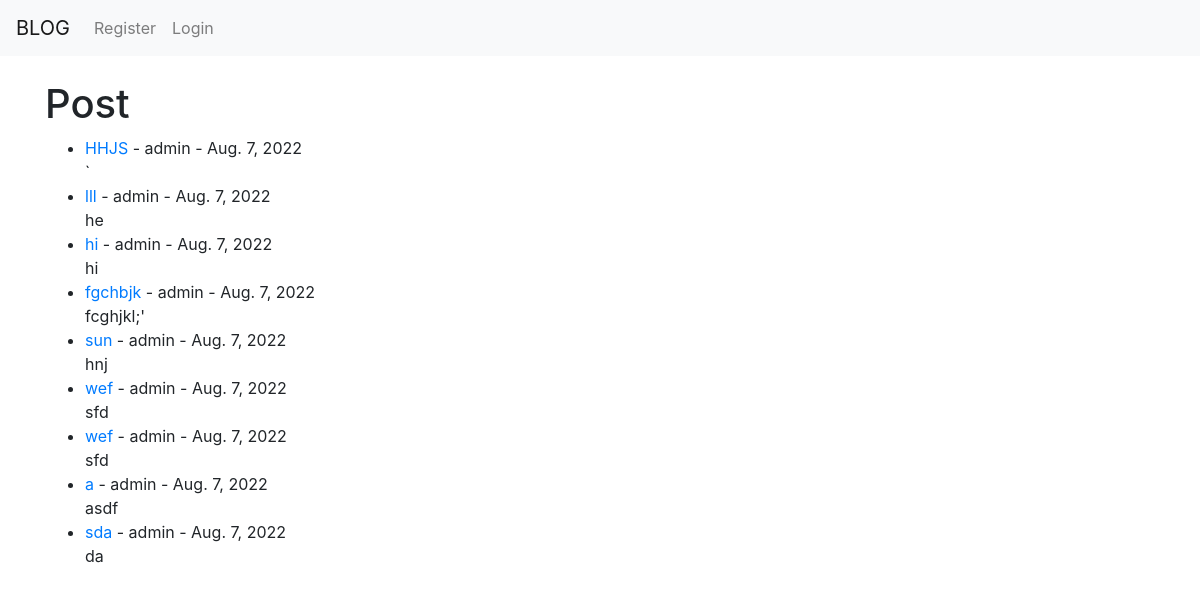
The app's page /, older data.
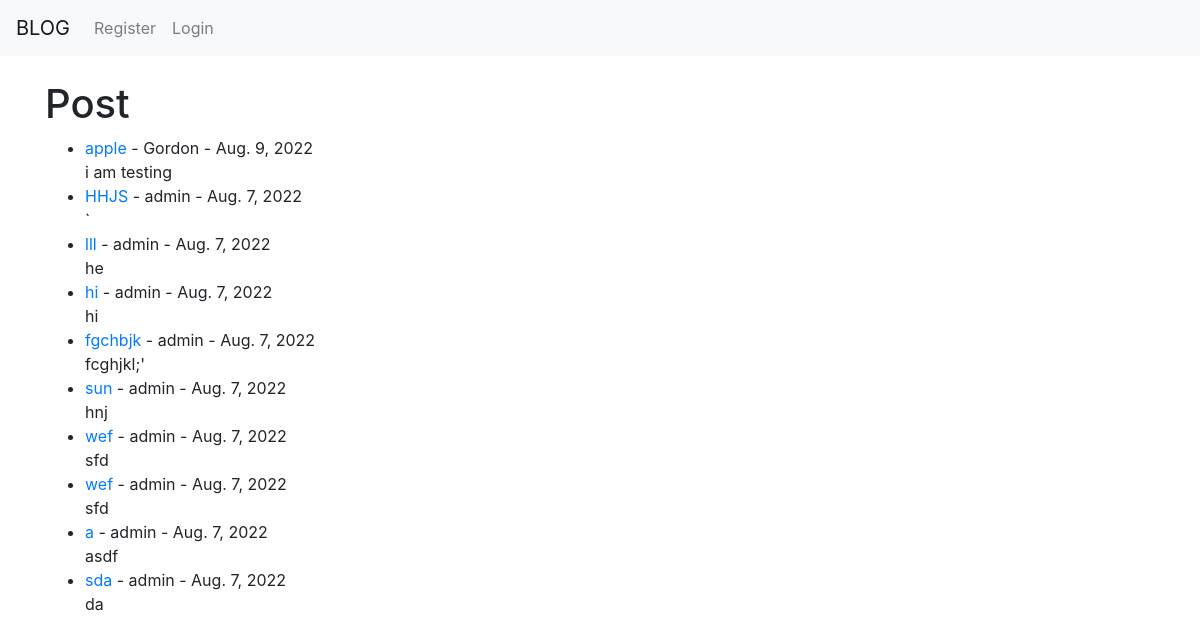
The same page, newer data.
### startblog/models.py (models this page shows, shortened)
class Post(models.Model):
    title = models.CharField(max_length=255)
    title_tag = models.CharField(max_length=255, default="my blog")
    author = models.ForeignKey(User, on_delete=models.CASCADE)
    body = models.TextField()
    post_date = models.DateField(auto_now_add=True)

### startblog/views.py (the view)
# urls.py: path("", HomePage.as_view(), name="home"),
class HomePage(ListView):
    model = Post
    template_name = "home.html"
    ordering = ['-post_date']

### startblog/templates/home.html (shortened to what this page needs)
{% extends 'base.html' %}
{% block content %}
<h1>Post</h1>
<ul>
{% for post in object_list %}
    <li><a href = "{% url 'blog:post_details' pk=post.pk %}">
    {{ post.title }}</a> - {{ post.author }} - {{ post.post_date}}
        <br/>
    {{ post.body|slice:":200" }}
</li>
{% endfor %}
</ul>
{% endblock %}

Row changes from the older to the newer data that the page shows:
added Post: title "apple", author "Gordon", post_date "Aug. 9, 2022", body "i am testing"
